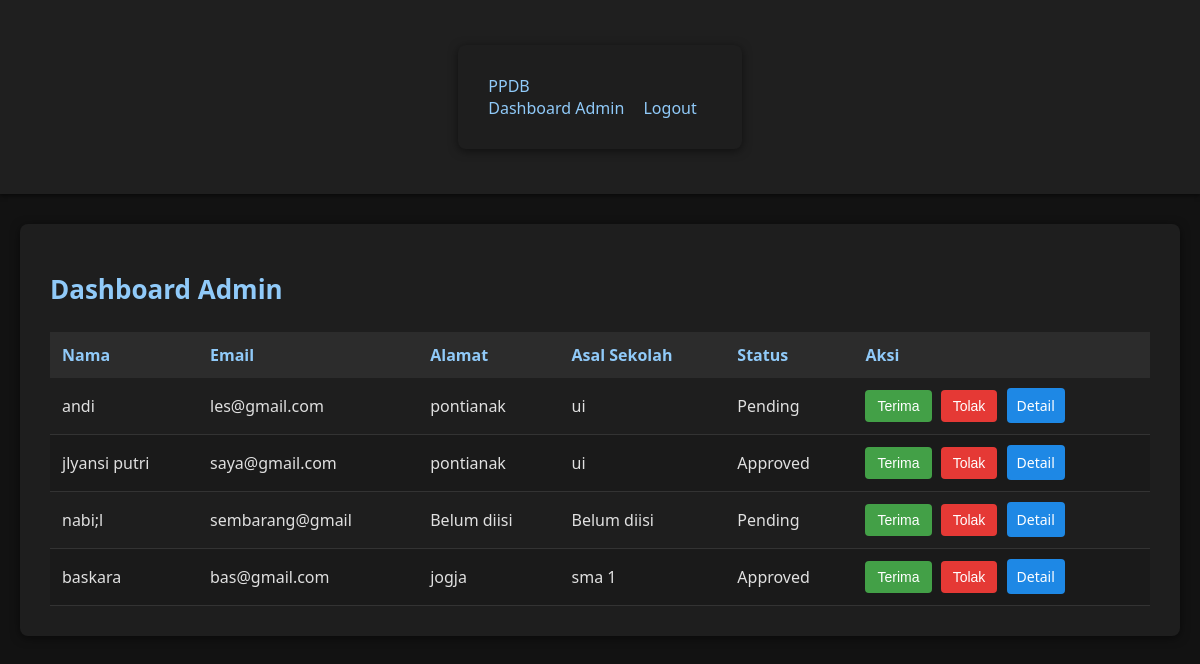
Screenshot of /dashboard_admin (signed in) with the database file from the repository.
### models.py (models this page shows)
class User(db.Model):
    id = db.Column(db.Integer, primary_key=True)
    name = db.Column(db.String(100), nullable=False)
    email = db.Column(db.String(100), unique=True, nullable=False)
    password = db.Column(db.String(100), nullable=False)
    status = db.Column(db.String(20), default='Pending')  # Pending, Approved, Rejected
    school = db.Column(db.String(100), nullable=True)  # Asal sekolah
    address = db.Column(db.String(200), nullable=True)  # Alamat
    birth_date = db.Column(db.Date, nullable=True)  # Tanggal lahir
    phone = db.Column(db.String(15), nullable=True)  # Nomor telepon
    gender = db.Column(db.String(20), nullable=True)  # Jenis kelamin
    hobby = db.Column(db.String(200), nullable=True)  # Hobi
    parent_name = db.Column(db.String(100), nullable=True)  # Nama orang tua/wali
    parent_job = db.Column(db.String(100), nullable=True)  # Pekerjaan orang tua/wali
    created_at = db.Column(db.DateTime, default=datetime.utcnow)  # Waktu pendaftaran

### app.py (the view, shortened to what this page needs)
@app.route('/dashboard_admin', methods=['GET', 'POST'])
def dashboard_admin():
    if 'admin_id' not in session:
        flash('Anda harus login sebagai admin untuk mengakses halaman ini.')
        return redirect(url_for('login'))
    users = User.query.all()
    return render_template('dashboard_admin.html', users=users)

### templates/dashboard_admin.html (shortened to what this page needs)
<!DOCTYPE html>
<html>
<head>
    <link rel="stylesheet" type="text/css" href="{{ url_for('static', filename='css/admin.css') }}">
</head>
<body>
    <nav class="navbar">
        <div class="container">
            <a href="/" class="navbar-brand">PPDB</a>
            <div class="navbar-links">
                <a href="/dashboard_admin">Dashboard Admin</a>
                <a href="/logout">Logout</a>
            </div>
        </div>
    </nav>
    <div class="container">
        <h1>Dashboard Admin</h1>
        <table>
            <thead>
                <tr>
                    <th>Nama</th>
                    <th>Email</th>
                    <th>Alamat</th>
                    <th>Asal Sekolah</th>
                    <th>Status</th>
                    <th>Aksi</th>
                </tr>
            </thead>
            <tbody>
                {% for user in users %}
                <tr>
                    <td>{{ user.name }}</td>
                    <td>{{ user.email }}</td>
                    <td>{{ user.address or 'Belum diisi' }}</td>
                    <td>{{ user.school or 'Belum diisi' }}</td>
                    <td>{{ user.status }}</td>
                    <td>
                        <form method="POST" style="display: inline;">
                            <button type="submit" name="action" value="approve">Terima</button>
                            <button type="submit" name="action" value="reject">Tolak</button>
                        </form>
                        <a href="{{ url_for('user_detail', user_id=user.id) }}" class="btn-detail">Detail</a>
                    </td>
                </tr>
                {% endfor %}
            </tbody>
        </table>
    </div>
</body>
</html>

### static/css/admin.css (style rules this page uses)
body { margin: 0; font-family: 'Segoe UI', sans-serif; background-color: #121212; color: #e0e0e0; }
.navbar { background-color: #1f1f1f; padding: 15px 30px; display: flex; justify-content: space-between; align-items: center; color: #ffffff; box-shadow: 0 2px 4px rgba(0, 0, 0, 0.5); }
.navbar a { color: #90caf9; text-decoration: none; margin-right: 15px; font-weight: 500; }
.container { max-width: 1100px; margin: 30px auto; background: #1e1e1e; padding: 30px; border-radius: 8px; box-shadow: 0 2px 10px rgba(0, 0, 0, 0.5); }
.container h1 { margin-bottom: 25px; font-size: 26px; color: #90caf9; }
table { width: 100%; border-collapse: collapse; margin-top: 20px; color: #e0e0e0; }
thead { background-color: #2c2c2c; color: #90caf9; }
thead th { padding: 12px; text-align: left; font-weight: 600; }
tbody tr { border-bottom: 1px solid #333; }
tbody tr:nth-child(even) { background-color: #1a1a1a; }
tbody td { padding: 12px; }
button[type="submit"] { padding: 8px 12px; margin-right: 5px; border: none; border-radius: 4px; color: white; cursor: pointer; font-size: 14px; transition: background-color 0.2s; }
button[name="action"][value="approve"] { background-color: #43a047; }
button[name="action"][value="reject"] { background-color: #e53935; }
.btn-detail { background-color: #1e88e5; padding: 8px 10px; border-radius: 4px; color: white; text-decoration: none; font-size: 14px; }

### rows the page displays
User: name "andi", email "les@gmail.com", address "pontianak", school "ui", status "Pending"
User: name "jlyansi putri", email "saya@gmail.com", address "pontianak", school "ui", status "Approved"
User: name "nabi;l", email "sembarang@gmail", address "Belum diisi", school "Belum diisi", status "Pending"
User: name "baskara", email "bas@gmail.com", address "jogja", school "sma 1", status "Approved"
